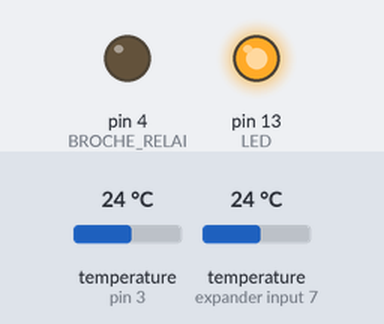
A sketch run on a simulated Arduino Uno, built with avr-gcc and run on an emulated ATmega328P. On the bench: output pins drawn as LEDs (lit = HIGH). The test bench sets the inputs (shaded band); at power-on: temperature (sensors on pin 3, expander input 7) 24 °C. What the sketch prints to the serial monitor is not drawn.

Above: at 7.03 s.
7.3 s: temperature (sensor on pin 3) set to 35.8 °C
14.9 s: temperature (sensor on pin 3) set to 37 °C
At 18.2 s:
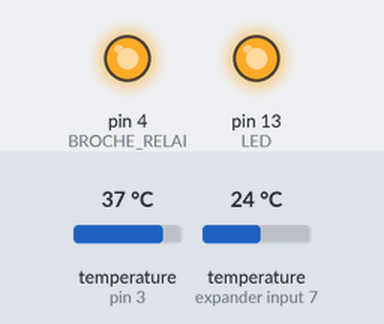
20.2 s: temperature (sensor on pin 3) set to 35.2 °C
At 23.37 s:
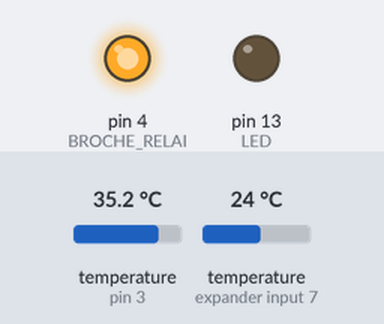
25.5 s: temperature (sensor on pin 3) set to 34.1 °C
At 26.48 s:
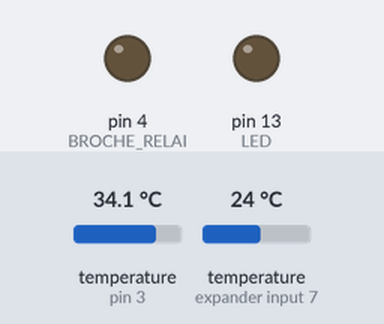
30.8 s: temperature (sensor on pin 3) set to 41 °C
At 35.5 s:
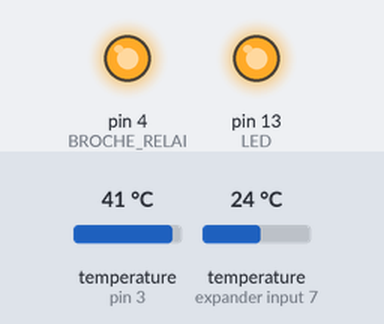
Timing chart, 0 to 39.2 s (numbered marks = the images above; inputs shaded):
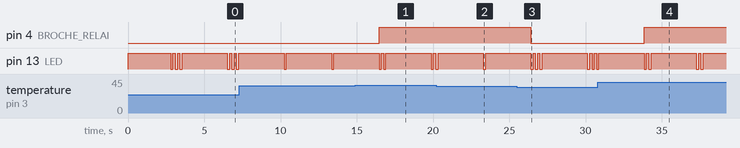

The sketch:

chauffe_ou_pas.ino
```cpp
#include <OneWire.h>
#include <DallasTemperature.h>

// Voir pente.gnumeric
//Text	Teau					Text	Teau
//-20	65				p1	-20	65
//-18	62,75				p2	20	20			m=(x2-x1)/(y2-y1)
//-16	60,5									*-1,125*
//-10	53,75
//-5	48,125									y=mx+b
//0	42,5									b=y-mx
//5	36,875									*42,5*
//10	31,25
//15	25,625
//20	20

float m=-0.9;
float b=57.0;

// Data wire is plugged into pin 3 on the Arduino
#define ONE_WIRE_BUS 3
#define BROCHE_RELAI 4
#define LED 13
// Setup a oneWire instance to communicate with any OneWire devices
OneWire oneWire(ONE_WIRE_BUS);

// Pass our oneWire reference to Dallas Temperature.
DallasTemperature sensors(&oneWire);

// Assign the addresses of your 1-Wire temp sensors.
// See the tutorial on how to obtain these addresses:
// http://www.hacktronics.com/Tutorials/arduino-1-wire-address-finder.html

DeviceAddress thermometreExterieur = { 0x28, 0x75, 0x5F, 0x14, 0x04, 0x00, 0x00, 0x3F };
DeviceAddress thermometreEau = { 0x28, 0x8C, 0xDF, 0x07, 0x04, 0x00, 0x00, 0xA0 };

#define CHAUFFE LOW
#define CHAUFFE_PAS HIGH

// valeur lue des senseurs
float tempEau=45;
float tempExt=21;

// hysteresis, +- combien on tolere autour de la cible
float tolerance=1;
//pour que la premiere loop laisse le circuit ferme (chauffe).
float tempCible=tempEau-(2 * tolerance) ;

// compteur d'erreurs
int lectureRateEau=0;
int lectureRateExt=0;
int lectureRateEauMax=0;
int lectureRateExtMax=0;
int errExt=0;
int errEau=0;
int nbLecture=0;

void setup(void)
{
  // start serial port
  Serial.begin(9600);
  // Start up the library
  sensors.begin();
  // set the resolution to 12 bit (fast enough?)
  sensors.setResolution(thermometreExterieur, 12);
  sensors.setResolution(thermometreEau, 12);

  pinMode(BROCHE_RELAI, OUTPUT);
  digitalWrite(BROCHE_RELAI,CHAUFFE);
  pinMode(LED,OUTPUT);
  digitalWrite(LED,HIGH);
}

void printTemperature(float tempC)
{
    Serial.print(tempC);
    Serial.print("C");
}

// retourne 1 si le param est une temperature
int temperatureValide(float tempf)
{
  float tempInvalide[]={-127.00, 0.00 , 85.00};
  float ttolerence=0.01;

  int i=0;
  for (i=0; i<3;i++)
  {
    if(abs(tempf-tempInvalide[i]) <= ttolerence ) {return 0; }
  }
  return 1;
}

void verifieTempEau()
{
  // si tempEau < cible
  //  34 - 45 = -15
  float delta=tempEau - tempCible;
  if (abs(delta) > tolerance)
  {
    if (delta < 0.0 ) {
	Serial.print("Chauffe (delta[");
	digitalWrite(BROCHE_RELAI,CHAUFFE);
	flashLaLumiere(3);
   } else {
	Serial.print("Chauffe pas(delta[");
 	digitalWrite(BROCHE_RELAI,CHAUFFE_PAS);
	flashLaLumiere(2);
    }
  } else {
     Serial.print("Touche pas (delta[");
     flashLaLumiere(1);
  }
  Serial.print(delta);
  Serial.print("] Cible [");
  Serial.print(tempCible);
  Serial.print("C])");
  Serial.print(" nbLecture:");
  Serial.print(nbLecture);
  Serial.print("\nErreur courant/Max/Ever\nEau [");
  Serial.print(lectureRateEau);
  Serial.print("/");
  Serial.print(lectureRateEauMax);
  Serial.print("/");
  Serial.print(errEau);
  Serial.print("] ");
  Serial.print(((1.0*errEau)/(1.0*nbLecture))*100.0);
  Serial.print("% \nExt [");
  Serial.print(lectureRateExt);
  Serial.print("/");
  Serial.print(lectureRateExtMax);
  Serial.print("/");
  Serial.print(errExt);
  Serial.print("] ");
  Serial.print(((1.0*errExt)/(1.0*nbLecture))*100.0);
  Serial.print("% ");


}

void calculeCible()
{
    tempCible=m*tempExt+b;
}

void loop(void)
{
  float temp=0;
  delay(2000);
  Serial.print("Getting temperatures...\n\r");
  sensors.requestTemperatures();
  nbLecture++;
  temp=sensors.getTempC(thermometreEau);
  if ( temperatureValide(temp) ) {
	tempEau=temp;
	if (lectureRateEau > lectureRateEauMax) {lectureRateEauMax=lectureRateEau; }
	lectureRateEau=0;
  } else { lectureRateEau++; errEau++;}

  temp=sensors.getTempC(thermometreExterieur);
  if ( temperatureValide(temp) ) {
	tempExt=temp;
	if (lectureRateExt > lectureRateExtMax) {lectureRateExtMax=lectureRateExt; }
	lectureRateExt=0;
  }else { lectureRateExt++; errExt++;}

  Serial.print("Temperature eau: ");
  printTemperature(tempEau);
  Serial.print("\n\r");
  Serial.print("Temprature extrieure: ");
  printTemperature(tempExt);
  Serial.print("\n\r");

  calculeCible();
  verifieTempEau();


}

void flashLaLumiere(int nb)
{
  for (int i=0;i<nb;i++)
  {
    digitalWrite(LED,LOW);
    delay(150);
    digitalWrite(LED,HIGH);
    delay(150);
  }
}
```

Measured:
- the behaviour switches between 36.4 and 36.5 °C on temperature (sensor on pin 3) (found by bisection; images 0 and 1)
- the behaviour switches between 34.5 and 34.4 °C on temperature (sensor on pin 3) (found by bisection; images 2 and 3)
- after the input at 14.9 s, pin 4 (BROCHE_RELAI): LOW → HIGH after 1.6 s
- after the input at 20.2 s, pin 13 (LED): goes on until 23.4 s, then stays HIGH
- after the input at 25.5 s, pin 4 (BROCHE_RELAI): HIGH → LOW after 0.91 s
- after the input at 30.8 s, pin 4 (BROCHE_RELAI): LOW → HIGH after 3.0 s
- by itself, pin 13 (LED): alternates HIGH for 3.0 s and LOW for 0.15 s
